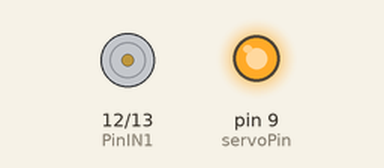
The sketch below on a simulated Arduino Uno, built with avr-gcc and run on an emulated ATmega328P. On the bench: motor-driver pin pairs drawn as motors (green arrow = first pin HIGH = forward, orange = second pin HIGH = backward, longer = more drive, scaled by the enable pin), output pins drawn as LEDs (lit = HIGH).

Above: at 0.1 s.
At 1.1 s:
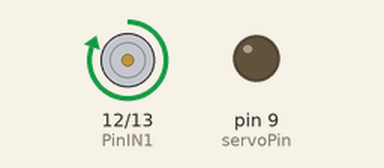
Timing chart, 0 to 2.6 s (numbered marks = the images above):
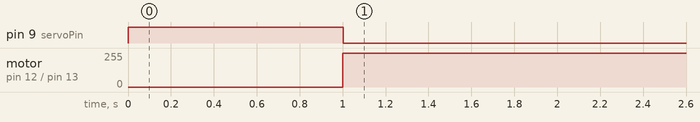

Measured:
- by itself, pin 9 (servoPin): HIGH → LOW at 1.0 s
- by itself, motor on pin 12 (PinIN1) / pin 13 (PinIN2): stopped → forward 255/255 at 1.0 s

The sketch:

MotorMasServoPrueba.ino
```cpp
/*

Por ahora solo funciona el servo
el motor no funciona,
puede ser por falta de voltaje ya que no tenemos herramienta de mesura,
si no, el problema puede provenir de una mala pocición del cableado o una mala configuración de pines en el programa,
y si no es ninguno de esos, será un problema del códico.

*/

int lapausa = 20; //regular el movimiento del servo (tiempo original 20)
int servoPin = 9;
int PinIN1 = 12;
int PinIN2 = 13;
int ENAPin = 11;

int ServMax = 150;
int ServMin = 40;
int ServCent = 85;

void setup() {
  Serial.begin(9600);

  pinMode(PinIN1, OUTPUT);
  pinMode(PinIN2, OUTPUT);
  analogWrite (ENAPin, 255);


  pinMode (servoPin, OUTPUT);
  digitalWrite(servoPin, HIGH);
  delay(1000);
}


void loop() {

  MotorForwards();

  moverServo(servoPin, 120);   // Movemos un poco el servomotor
  delay(500);
  moverServo(servoPin, 0);   // Movemos un poco el servomotor
  delay(500);
  moverServo(servoPin, 165);   // Movemos un poco el servomotor
  delay(500);

}


void moverServo(int pin, int angulo) {
  int tiempoPulso = map(angulo, 0, 180, 1000, 2000); // Mapear el ángulo al tiempo de pulso (1000 a 2000 microsegundos)
  digitalWrite(pin, HIGH); // Poner el pin en HIGH
  delayMicroseconds(tiempoPulso); // Esperar durante el tiempo del pulso
  digitalWrite(pin, LOW); // Poner el pin en LOW
  delayMicroseconds(20000 - tiempoPulso); // Esperar el resto del ciclo
}

void MotorForwards()
{
  digitalWrite (PinIN1, HIGH);
  digitalWrite (PinIN2, LOW);
}

void MotorBackwards()
{
  digitalWrite (PinIN1, LOW);
  digitalWrite (PinIN2, HIGH);
}

void MotorStop()
{
  digitalWrite (PinIN1, LOW);
  digitalWrite (PinIN2, LOW);
}
```
